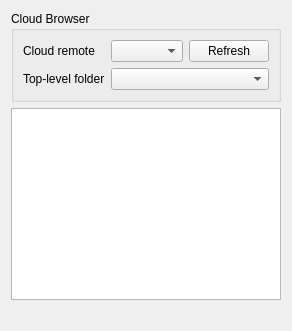
<?xml version="1.0" encoding="UTF-8"?>
<ui version="4.0">
 <class>MainWindowContents</class>
 <widget class="QWidget" name="MainWindowContents">
  <layout class="QVBoxLayout" name="verticalLayout">
   <item>
    <widget class="QGroupBox" name="cloudGroup">
     <property name="title">
      <string>Cloud Browser</string>
     </property>
     <layout class="QFormLayout" name="cloudFormLayout">
      <item row="0" column="0">
       <widget class="QLabel" name="remoteLabel">
        <property name="text">
         <string>Cloud remote</string>
        </property>
       </widget>
      </item>
      <item row="0" column="1">
       <layout class="QHBoxLayout" name="remoteRowLayout">
        <item>
         <widget class="QComboBox" name="remoteCombo"/>
        </item>
        <item>
         <widget class="QPushButton" name="refreshRemotesButton">
          <property name="text">
           <string>Refresh</string>
          </property>
         </widget>
        </item>
       </layout>
      </item>
      <item row="1" column="0">
       <widget class="QLabel" name="folderLabel">
        <property name="text">
         <string>Top-level folder</string>
        </property>
       </widget>
      </item>
      <item row="1" column="1">
       <widget class="QComboBox" name="folderCombo"/>
      </item>
     </layout>
    </widget>
   </item>
   <item>
    <widget class="QTreeWidget" name="folderTree">
     <property name="headerHidden">
      <bool>true</bool>
     </property>
    </widget>
   </item>
   <item>
    <widget class="QLabel" name="statusLabel">
     <property name="text">
      <string></string>
     </property>
    </widget>
   </item>
  </layout>
 </widget>
 <resources/>
 <connections/>
</ui>
